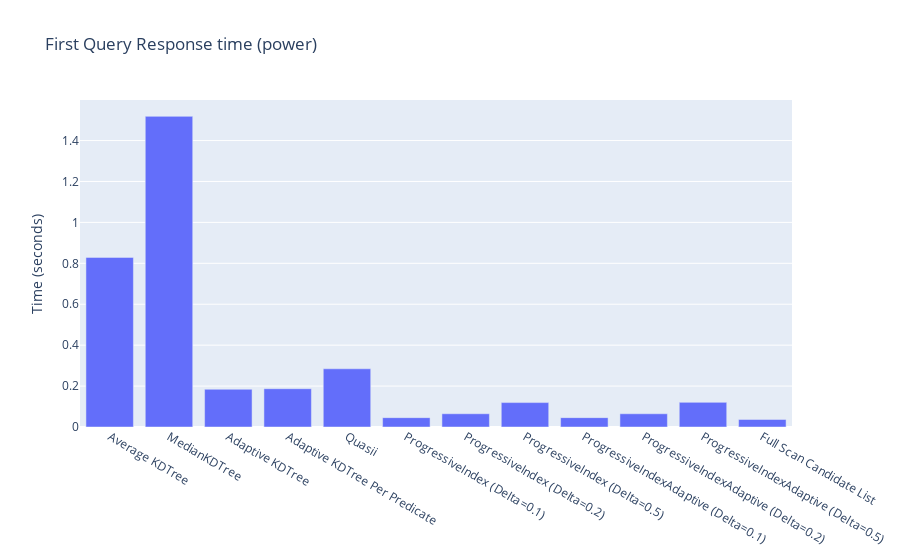

Notebook code for this chart:
### Markdown cell above
# First Query Response Time

### Code cell
# experiment = 'power'
# n_rows = '10000000.0'
# n_queries = '3000'
# sel='0.0'

def first_query(values):
    dfs = np.array(values)[:,0]
    names = np.array(values)[:,1]
    fig = go.Figure()
    first_query_time = np.array([x['query_time'][0] for x in dfs])
    fig = go.Figure(data=[
        go.Bar(name='First Query Time', x=names, y=first_query_time)
    ])
    fig.update_layout(title=f'First Query Response time ({experiment})', yaxis_title='Time (seconds)')
    fig.show()

first_query([
[read_df(files['AverageKDTree'], '0.0', '1024', experiment, n_rows, n_queries, sel), 'Average KDTree'],
[read_df(files['MedianKDTree'], '0.0', '1024', experiment, n_rows, n_queries, sel), 'MedianKDTree'],
[read_df(files['CrackingKDTree'], '0.0', '1024', experiment, n_rows, n_queries, sel), 'Adaptive KDTree'],
[read_df(files['CrackingKDTreePerDimension'], '0.0', '1024', experiment, n_rows, n_queries, sel), 'Adaptive KDTree Per Predicate'],
[read_df(files['Quasii'], '0.0', '1024', experiment, n_rows, n_queries, sel), 'Quasii'],
[read_df(files['ProgressiveIndex'], '0.1', '1024', experiment, n_rows, n_queries, sel), 'ProgressiveIndex (Delta=0.1)'],
[read_df(files['ProgressiveIndex'], '0.2', '1024', experiment, n_rows, n_queries, sel), 'ProgressiveIndex (Delta=0.2)'],
[read_df(files['ProgressiveIndex'], '0.5', '1024', experiment, n_rows, n_queries, sel), 'ProgressiveIndex (Delta=0.5)'],
[read_df(files['ProgressiveIndexAdaptive'], '0.1', '1024', experiment, n_rows, n_queries, sel), 'ProgressiveIndexAdaptive (Delta=0.1)'],
[read_df(files['ProgressiveIndexAdaptive'], '0.2', '1024', experiment, n_rows, n_queries, sel), 'ProgressiveIndexAdaptive (Delta=0.2)'],
[read_df(files['ProgressiveIndexAdaptive'], '0.5', '1024', experiment, n_rows, n_queries, sel), 'ProgressiveIndexAdaptive (Delta=0.5)'],
[read_df(files['FullScanCandidateList'], '0.0', '0', experiment, n_rows, n_queries, sel), 'Full Scan Candidate List'],
])

### Figure 1 — Plotly figure (JSON) as saved in the notebook; plotly's stock layout.template omitted (floating-point values rounded to 4 significant figures)
{"data": [{"name": "First Query Tim", "type": "bar", "x": ["Average KDTree", "MedianKDTree", "Adaptive KDTree", "Adaptive KDTree Per Predicate", "Quasii", "ProgressiveIndex (Delta=0.1)", "ProgressiveIndex (Delta=0.2)", "ProgressiveIndex (Delta=0.5)", "ProgressiveIndexAdaptive (Delta=0.1)", "ProgressiveIndexAdaptive (Delta=0.2)", "ProgressiveIndexAdaptive (Delta=0.5)", "Full Scan Candidate List"], "y": [0.829, 1.518, 0.1844, 0.1871, 0.2845, 0.04571, 0.06475, 0.1193, 0.04573, 0.06467, 0.1204, 0.03687]}], "layout": {"title": {"text": "First Query Response time (power)"}, "yaxis": {"title": {"text": "Time (seconds)"}}}}
